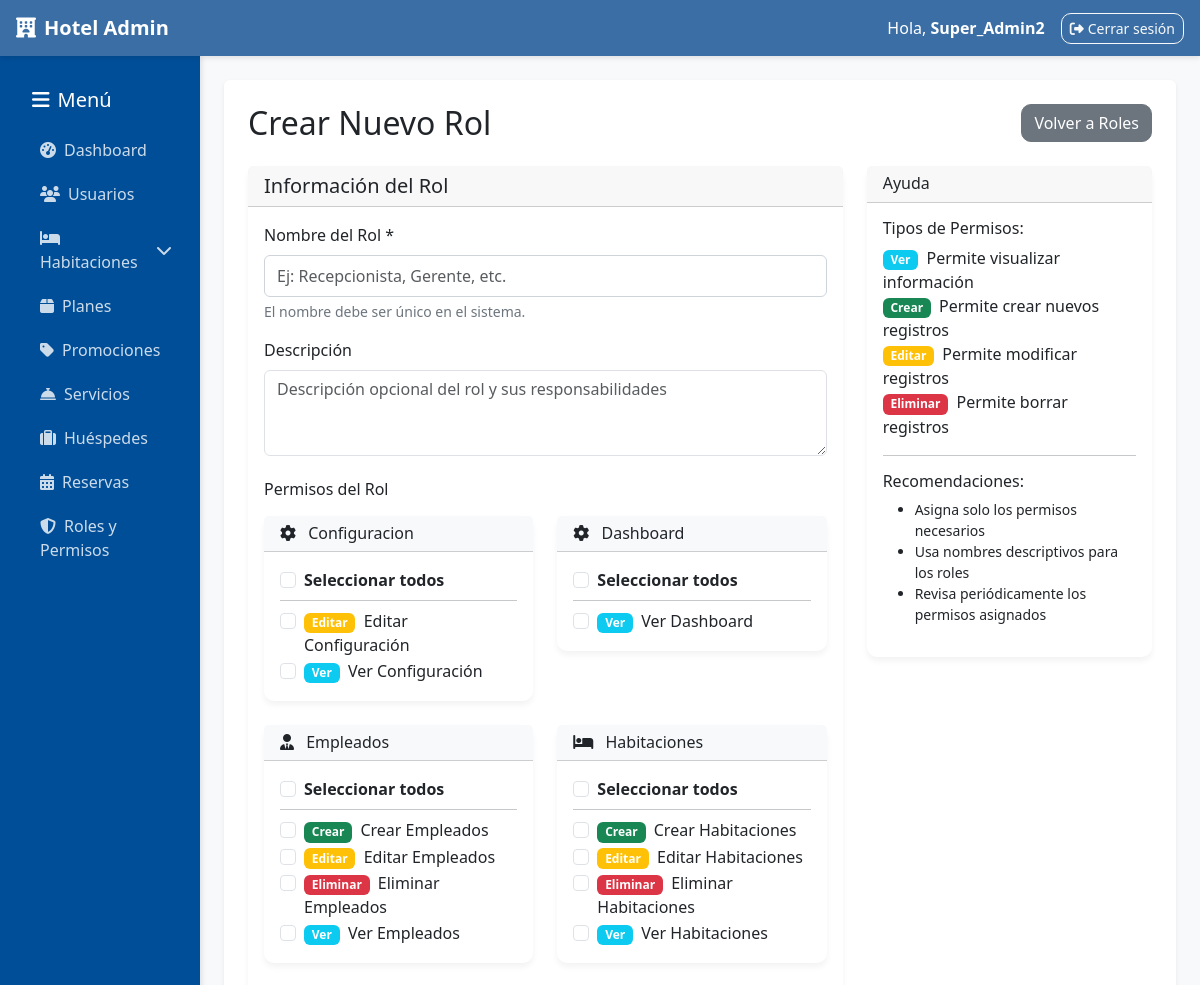
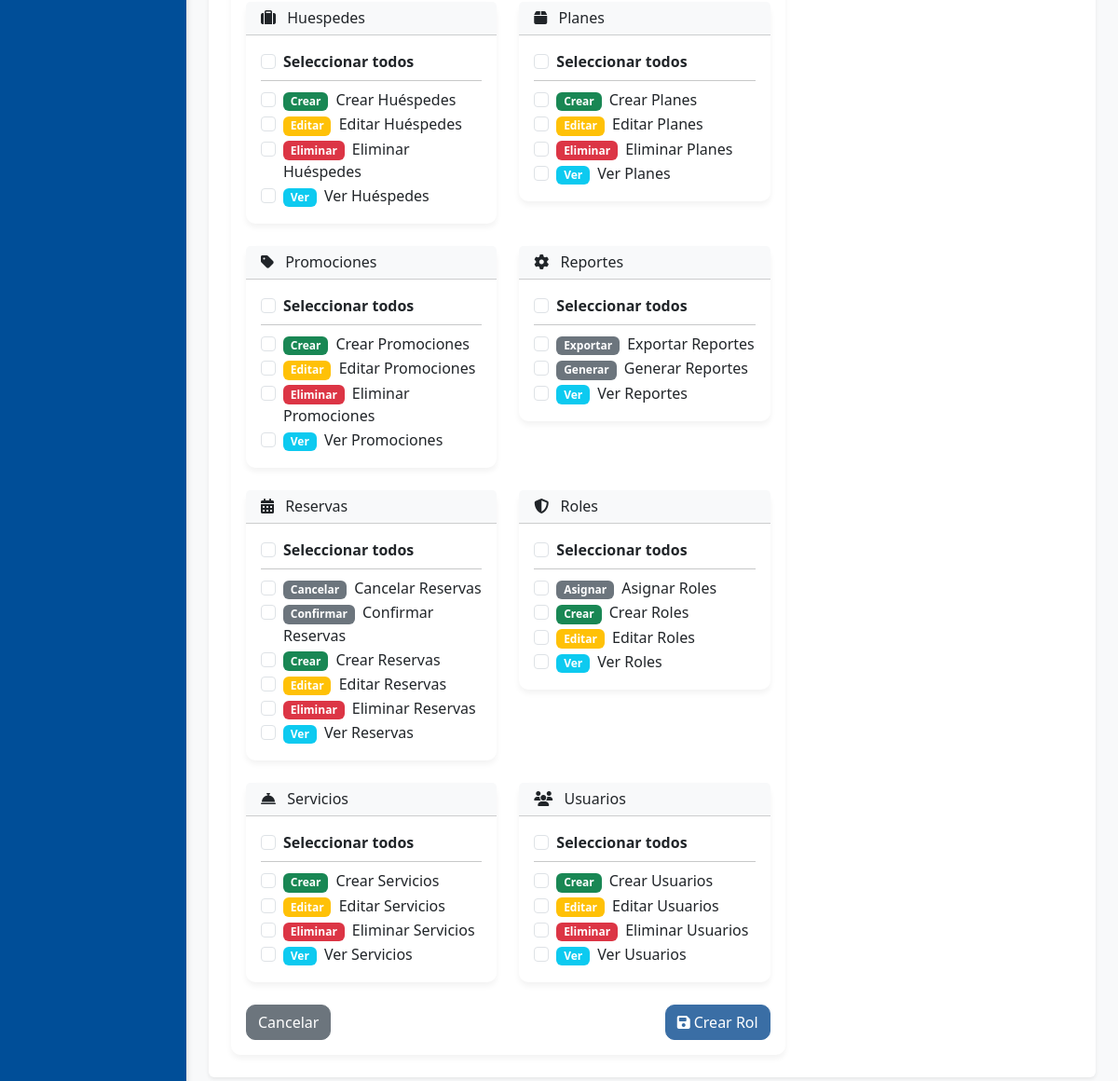
Screenshot of /administracion/roles/nuevo/ (signed in) with the database file from the repository (2 pictures, top to bottom).
### administracion/models.py (models this page shows, shortened)
class Permiso(models.Model):
    MODULOS_CHOICES = [
        ('empleados', 'Empleados'),
        ('habitaciones', 'Habitaciones'),
        ('planes', 'Planes'),
        ('promociones', 'Promociones'),
        ('servicios', 'Servicios'),
        ('huespedes', 'Huéspedes'),
        ('reservas', 'Reservas'),
        ('usuarios', 'Usuarios'),
        ('dashboard', 'Dashboard'),
    ]
    ACCIONES_CHOICES = [
        ('ver', 'Ver'),
        ('crear', 'Crear'),
        ('editar', 'Editar'),
        ('eliminar', 'Eliminar'),
        ('exportar', 'Exportar'),
        ('aprobar', 'Aprobar'),
    ]
    modulo = models.CharField(max_length=50, choices=MODULOS_CHOICES)
    accion = models.CharField(max_length=50, choices=ACCIONES_CHOICES)
    descripcion = models.TextField(blank=True)
    class Meta:
        unique_together = ['modulo', 'accion']
        ordering = ['modulo', 'accion']
        verbose_name = 'Permiso'
        verbose_name_plural = 'Permisos'

### administracion/views.py (the view, shortened to what this page needs)
# urls.py: path('roles/nuevo/', views.roles_create, name='roles_create'),
@requiere_staff_y_permiso('roles', 'crear')
def roles_create(request):
    permisos = Permiso.objects.all().order_by('modulo', 'accion')
    permisos_por_modulo = {}
    for permiso in permisos:
        if permiso.modulo not in permisos_por_modulo:
            permisos_por_modulo[permiso.modulo] = []
        permisos_por_modulo[permiso.modulo].append(permiso)
    context = {
        'permisos_por_modulo': permisos_por_modulo,
    }
    return render(request, 'administracion/roles_create.html', context)

### administracion/permissions.py (called while the page is built, shortened)
def usuario_tiene_permiso(usuario, modulo, accion):
    if not usuario.is_authenticated:
        return False
    if usuario.is_superuser:
        return True
    if modulo == 'dashboard' and accion == 'ver' and usuario.is_staff:
        return True
    roles_usuario = UsuarioRol.objects.filter(
        usuario=usuario,
        activo=True,
        rol__activo=True
    ).select_related('rol')
    if not roles_usuario.exists():
        return False
    for usuario_rol in roles_usuario:
        rol = usuario_rol.rol
        if rol.nombre == 'super_admin':
            return True
    return False

def obtener_roles_usuario(usuario):
    if not usuario.is_authenticated:
        return []
    return UsuarioRol.objects.filter(
        usuario=usuario,
        activo=True,
        rol__activo=True
    ).select_related('rol')

def es_super_admin(usuario):
    if not usuario.is_authenticated:
        return False
    if usuario.is_superuser:
        return True
    return UsuarioRol.objects.filter(
        usuario=usuario,
        rol__nombre='super_admin',
        activo=True,
        rol__activo=True
    ).exists()

def obtener_permisos_usuario(usuario):
    if not usuario.is_authenticated:
        return {}
    roles_usuario = obtener_roles_usuario(usuario)
    permisos_dict = {}
    for usuario_rol in roles_usuario:
        rol = usuario_rol.rol
        if rol.nombre == 'super_admin':
            from .models import Permiso
            permisos = Permiso.objects.all()
            for permiso in permisos:
                if permiso.modulo not in permisos_dict:
                    permisos_dict[permiso.modulo] = []
                if permiso.accion not in permisos_dict[permiso.modulo]:
                    permisos_dict[permiso.modulo].append(permiso.accion)
    if usuario.is_staff:
        acciones = permisos_dict.get('dashboard', [])
        if 'ver' not in acciones:
            acciones.append('ver')
            permisos_dict['dashboard'] = acciones
    return permisos_dict

### administracion/templates/administracion/roles_create.html (shortened to what this page needs)
{% extends "administracion/base_admin.html" %}
{% block content %}
<div class="d-flex justify-content-between align-items-center mb-4">
  <h2 class="mb-0">Crear Nuevo Rol</h2>
  <a href="{% url 'administracion:roles_list' %}" class="btn btn-secondary">Volver a Roles</a>
</div>
<div class="row">
  <div class="col-md-8">
    <div class="card">
      <div class="card-header">
        <h5 class="mb-0">Información del Rol</h5>
      </div>
      <div class="card-body">
        <form method="post">
          <div class="mb-3">
            <label for="nombre" class="form-label">Nombre del Rol *</label>
            <input type="text" class="form-control" id="nombre" name="nombre" required
                   placeholder="Ej: Recepcionista, Gerente, etc.">
            <div class="form-text">El nombre debe ser único en el sistema.</div>
          </div>
          <div class="mb-4">
            <label for="descripcion" class="form-label">Descripción</label>
            <textarea class="form-control" id="descripcion" name="descripcion" rows="3"
                      placeholder="Descripción opcional del rol y sus responsabilidades"></textarea>
          </div>
          <h6 class="mb-3">Permisos del Rol</h6>
          <div class="row">
            {% for modulo, permisos in permisos_por_modulo.items %}
            <div class="col-md-6 mb-4">
              <div class="card border-light">
                <div class="card-header bg-light">
                  <h6 class="mb-0">
                    <i class="fas fa-{% if modulo == 'usuarios' %}users{% elif modulo == 'habitaciones' %}bed{% elif modulo == 'empleados' %}user-tie{% elif modulo == 'planes' %}box{% elif modulo == 'promociones' %}tag{% elif modulo == 'servicios' %}concierge-bell{% elif modulo == 'huespedes' %}suitcase{% elif modulo == 'reservas' %}calendar-alt{% elif modulo == 'roles' %}shield-alt{% else %}cog{% endif %} me-2"></i>
                    {{ modulo|title }}
                  </h6>
                </div>
                <div class="card-body">
                  <div class="form-check mb-2">
                    <input class="form-check-input modulo-check" type="checkbox"
                           id="check_all_{{ modulo }}"
                           onchange="toggleModulo('{{ modulo }}', this.checked)">
                    <label class="form-check-label fw-bold" for="check_all_{{ modulo }}">
                      Seleccionar todos
                    </label>
                  </div>
                  <hr class="my-2">
                  {% for permiso in permisos %}
                  <div class="form-check">
                    <input class="form-check-input permiso-check permiso-{{ modulo }}"
                           type="checkbox"
                           value="{{ permiso.id }}"
                           name="permisos"
                           id="permiso_{{ permiso.id }}"
                           onchange="updateModuloCheck('{{ modulo }}')">
                    <label class="form-check-label" for="permiso_{{ permiso.id }}">
                      <span class="badge bg-{% if permiso.accion == 'ver' %}info{% elif permiso.accion == 'crear' %}success{% elif permiso.accion == 'editar' %}warning{% elif permiso.accion == 'eliminar' %}danger{% else %}secondary{% endif %} me-1">
                        {{ permiso.accion|title }}
                      </span>
                      {{ permiso.descripcion|default:permiso.accion|title }}
                    </label>
                  </div>
                  {% endfor %}
                </div>
              </div>
            </div>
            {% endfor %}
          </div>
          <div class="d-flex justify-content-between">
            <a href="{% url 'administracion:roles_list' %}" class="btn btn-secondary">Cancelar</a>
            <button type="submit" class="btn btn-primary">
              <i class="fas fa-save me-1"></i>Crear Rol
            </button>
          </div>
        </form>
      </div>
    </div>
  </div>
  <div class="col-md-4">
    <div class="card">
      <div class="card-header">
        <h6 class="mb-0">Ayuda</h6>
      </div>
      <div class="card-body">
        <h6>Tipos de Permisos:</h6>
        <ul class="list-unstyled">
          <li><span class="badge bg-info me-1">Ver</span> Permite visualizar información</li>
          <li><span class="badge bg-success me-1">Crear</span> Permite crear nuevos registros</li>
          <li><span class="badge bg-warning me-1">Editar</span> Permite modificar registros</li>
          <li><span class="badge bg-danger me-1">Eliminar</span> Permite borrar registros</li>
        </ul>
        <hr>
        <h6>Recomendaciones:</h6>
        <ul class="small">
          <li>Asigna solo los permisos necesarios</li>
          <li>Usa nombres descriptivos para los roles</li>
          <li>Revisa periódicamente los permisos asignados</li>
        </ul>
      </div>
    </div>
  </div>
</div>
{% endblock %}

### administracion/templates/administracion/base_admin.html (shortened to what this page needs)
{% load static %}
<!DOCTYPE html>
<html lang="es">
<head>
  <link href="https://cdn.jsdelivr.net/npm/bootstrap@5.3.3/dist/css/bootstrap.min.css" rel="stylesheet">
  <link rel="stylesheet" href="https://cdnjs.cloudflare.com/ajax/libs/font-awesome/6.4.0/css/all.min.css">
  <link rel="stylesheet" href="{% static 'css/admin.css' %}">
  <link rel="stylesheet" href="{% static 'css/admin-forms.css' %}">
</head>
<body>
  <nav class="navbar navbar-expand-lg navbar-dark px-3">
    <a class="navbar-brand fw-bold" href="{% url 'administracion:dashboard' %}">
      <i class="fas fa-hotel me-2"></i>Hotel Admin
    </a>
    <div class="ms-auto d-flex align-items-center">
      <span class="text-white me-3">Hola, <b>{{ user.username|title }}</b></span>
      <a href="{% url 'administracion:admin_logout' %}" class="btn btn-outline-light btn-sm">
        <i class="fas fa-sign-out-alt me-1"></i>Cerrar sesión
      </a>
    </div>
  </nav>
  <div class="container-fluid">
    <div class="row">
      <aside class="col-12 col-md-3 col-lg-2 sidebar">
        <h5 class="text-white mb-3 mt-3 ps-3">
          <i class="fas fa-bars me-2"></i>Menú
        </h5>
        <ul class="nav flex-column ps-2">
          {% if permisos.dashboard.ver %}
          <li class="nav-item">
            <a class="nav-link ps-3" href="{% url 'administracion:dashboard' %}">
              <i class="fas fa-tachometer-alt me-2"></i>Dashboard
            </a>
          </li>
          {% endif %}
          {% if permisos.usuarios.ver %}
          <li class="nav-item">
            <a class="nav-link ps-3" href="{% url 'administracion:usuarios_list' %}">
              <i class="fas fa-users me-2"></i>Usuarios
            </a>
          </li>
          {% endif %}
          {% if permisos.habitaciones.ver %}
          <li class="nav-item">
            <a class="nav-link d-flex justify-content-between align-items-center ps-3"
               data-bs-toggle="collapse" href="#habitacionesSubmenu">
              <span><i class="fas fa-bed me-2"></i>Habitaciones</span>
              <i class="fas fa-chevron-down"></i>
            </a>
          </li>
          {% endif %}
          {% if permisos.planes.ver %}
          <li class="nav-item">
            <a class="nav-link ps-3" href="{% url 'administracion:planes_list' %}">
              <i class="fas fa-box me-2"></i>Planes
            </a>
          </li>
          {% endif %}
          {% if permisos.promociones.ver %}
          <li class="nav-item">
            <a class="nav-link ps-3" href="{% url 'administracion:promociones_list' %}">
              <i class="fas fa-tag me-2"></i>Promociones
            </a>
          </li>
          {% endif %}
          {% if permisos.servicios.ver %}
          <li class="nav-item">
            <a class="nav-link ps-3" href="{% url 'administracion:servicios_list' %}">
              <i class="fas fa-concierge-bell me-2"></i>Servicios
            </a>
          </li>
          {% endif %}
          {% if permisos.huespedes.ver %}
          <li class="nav-item">
            <a class="nav-link ps-3" href="{% url 'administracion:huespedes_list' %}">
              <i class="fas fa-suitcase me-2"></i>Huéspedes
            </a>
          </li>
          {% endif %}
          {% if permisos.reservas.ver %}
          <li class="nav-item">
            <a class="nav-link ps-3" href="{% url 'administracion:ver_reservas' %}">
              <i class="fas fa-calendar-alt me-2"></i>Reservas
            </a>
          </li>
          {% endif %}
          {% if permisos.roles.ver %}
          <li class="nav-item">
            <a class="nav-link ps-3" href="{% url 'administracion:roles_list' %}">
              <i class="fas fa-shield-alt me-2"></i>Roles y Permisos
            </a>
          </li>
          {% endif %}
        </ul>
      </aside>
      <main class="col-12 col-md-9 col-lg-10 p-4">
        <div class="content-wrapper bg-white p-4 rounded shadow-sm mb-4">
          {% block content %}{% endblock %}
        </div>
      </main>
    </div>
  </div>
</body>
</html>

### administracion/static/css/admin.css (style rules this page uses)
body { font-family: 'Segoe UI', system-ui, -apple-system, Roboto, Arial, sans-serif; }
.sidebar { background-color: #003d33; min-height: calc(100vh - 56px); padding: 16px; }
.sidebar .nav-link { color: #f5f5dc; margin-bottom: 8px; border-radius: 10px; padding: 8px 12px; }
.btn { border-radius: 10px; }

### staticfiles/css/admin-forms.css (style rules this page uses)
.form-text { color: #6c757d; }
input[type="text"], input[type="number"], input[type="date"], input[type="email"], input[type="password"], textarea { border: 1px solid #ced4da; border-radius: 0.375rem; padding: 0.5rem 0.75rem; }

### administracion/templates/administracion/base_admin.html (style rules this page uses)
:root { --primary-color: #3a6ea5; --secondary-color: #004e98; --accent-color: #ff9505; --light-bg: #f8f9fa; --dark-bg: #343a40; }
body { background-color: var(--light-bg); font-family: 'Segoe UI', Tahoma, Geneva, Verdana, sans-serif; }
.sidebar { background-color: var(--secondary-color); min-height: calc(100vh - 56px); box-shadow: 2px 0 5px rgba(0,0,0,0.1); padding-top: 1rem; }
.sidebar .nav-link { color: rgba(255,255,255,0.8); border-radius: 5px; margin: 2px 0; transition: all 0.3s; }
.navbar { background-color: var(--primary-color) !important; box-shadow: 0 2px 5px rgba(0,0,0,0.1); }
.card { border: none; border-radius: 10px; box-shadow: 0 4px 6px rgba(0,0,0,0.05); transition: transform 0.3s; }
.btn-primary { background-color: var(--primary-color); border-color: var(--primary-color); }

### rows the page displays
Permiso: modulo "Configuracion", accion "Editar", descripcion "Editar Configuración"
Permiso: accion "Ver", descripcion "Ver Configuración"
Permiso: modulo "Dashboard", accion "Ver", descripcion "Ver Dashboard"
Permiso: modulo "Empleados", accion "Crear", descripcion "Crear Empleados"
Permiso: accion "Editar", descripcion "Editar Empleados"
Permiso: accion "Eliminar", descripcion "Eliminar Empleados"
Permiso: accion "Ver", descripcion "Ver Empleados"
Permiso: modulo "Habitaciones", accion "Crear", descripcion "Crear Habitaciones"
Permiso: accion "Editar", descripcion "Editar Habitaciones"
Permiso: accion "Eliminar", descripcion "Eliminar Habitaciones"
Permiso: accion "Ver", descripcion "Ver Habitaciones"
Permiso: modulo "Huespedes", accion "Crear", descripcion "Crear Huéspedes"
Permiso: accion "Editar", descripcion "Editar Huéspedes"
Permiso: accion "Eliminar", descripcion "Eliminar Huéspedes"
Permiso: accion "Ver", descripcion "Ver Huéspedes"
Permiso: modulo "Planes", accion "Crear", descripcion "Crear Planes"
Permiso: accion "Editar", descripcion "Editar Planes"
Permiso: accion "Eliminar", descripcion "Eliminar Planes"
Permiso: accion "Ver", descripcion "Ver Planes"
Permiso: modulo "Promociones", accion "Crear", descripcion "Crear Promociones"
Permiso: accion "Editar", descripcion "Editar Promociones"
Permiso: accion "Eliminar", descripcion "Eliminar Promociones"
Permiso: accion "Ver", descripcion "Ver Promociones"
Permiso: modulo "Reportes", accion "Exportar", descripcion "Exportar Reportes"
Permiso: accion "Generar", descripcion "Generar Reportes"
Permiso: accion "Ver", descripcion "Ver Reportes"
Permiso: modulo "Reservas", accion "Cancelar", descripcion "Cancelar Reservas"
Permiso: accion "Confirmar", descripcion "Confirmar Reservas"
Permiso: accion "Crear", descripcion "Crear Reservas"
Permiso: accion "Editar", descripcion "Editar Reservas"
Permiso: accion "Eliminar", descripcion "Eliminar Reservas"
Permiso: accion "Ver", descripcion "Ver Reservas"
Permiso: modulo "Roles", accion "Asignar", descripcion "Asignar Roles"
Permiso: accion "Crear", descripcion "Crear Roles"
Permiso: accion "Editar", descripcion "Editar Roles"
Permiso: accion "Ver", descripcion "Ver Roles"
Permiso: modulo "Servicios", accion "Crear", descripcion "Crear Servicios"
Permiso: accion "Editar", descripcion "Editar Servicios"
Permiso: accion "Eliminar", descripcion "Eliminar Servicios"
Permiso: accion "Ver", descripcion "Ver Servicios"
Permiso: modulo "Usuarios", accion "Crear", descripcion "Crear Usuarios"
Permiso: accion "Editar", descripcion "Editar Usuarios"
Permiso: accion "Eliminar", descripcion "Eliminar Usuarios"
Permiso: accion "Ver", descripcion "Ver Usuarios"

### other values shown
{{ user.username|title }} "Super_Admin2"
